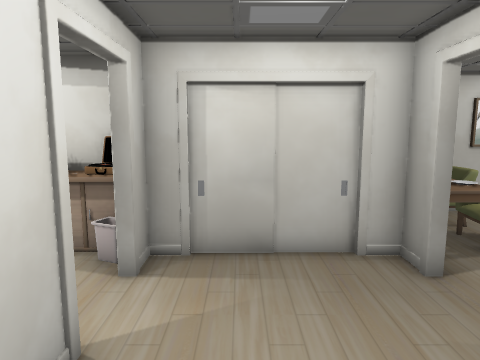
view 1 (above)

23 first-person views from a walk through a scene from a Unity 3-D project. The camera is 1.4 m above the floor, tilts 8° down and sees 70° across. The floor is counted in squares, 0.5 m on a side. Each view is taken from the middle of a square. On the plan, view 1 faces up. The plan holds only what a view shows up to about 20 squares ahead; the rest is blank. The place goes on beyond the plan. The player is left out. Some animated figures are left out.

view 2
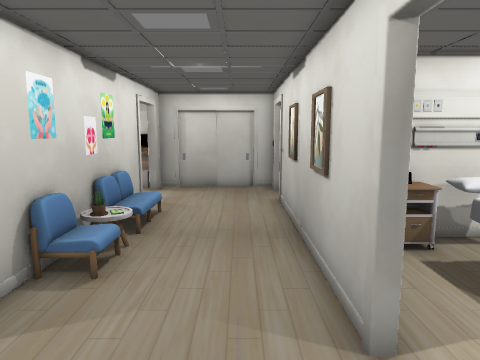

view 3
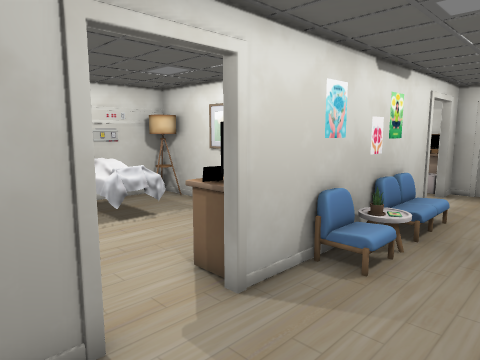

view 4
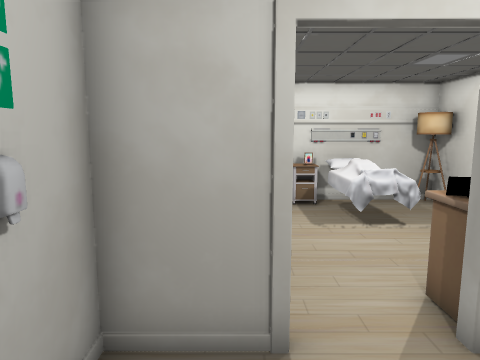

view 5
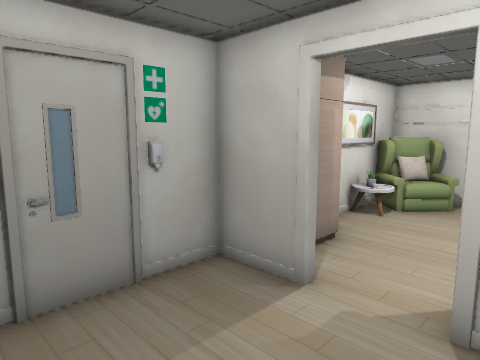

view 6
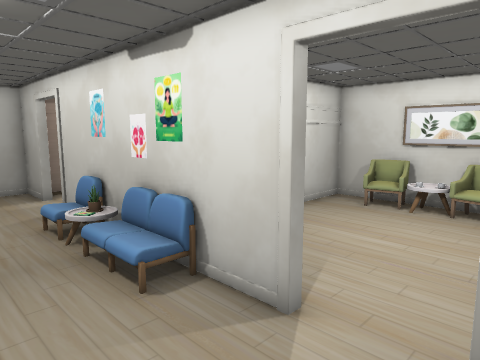

view 7
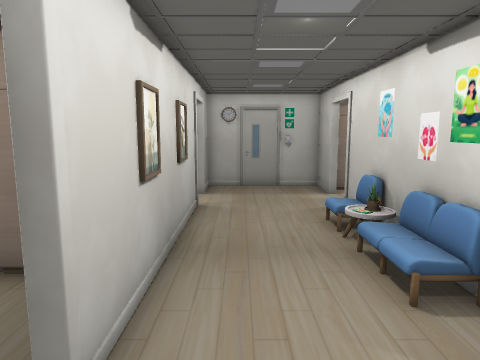

view 8
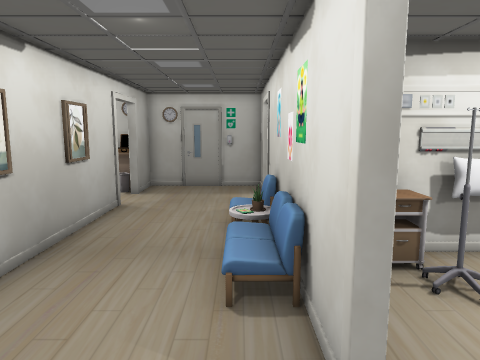

view 9
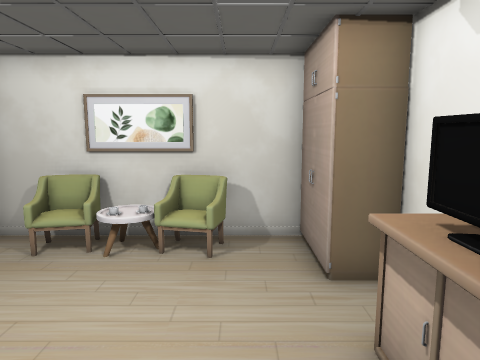

view 10
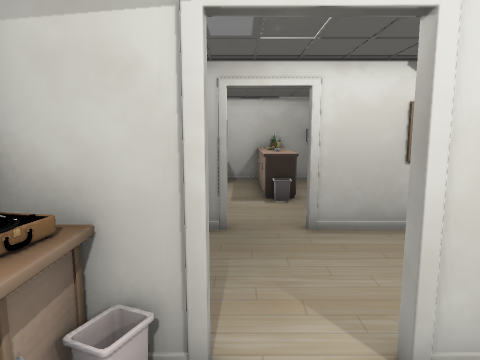

view 11
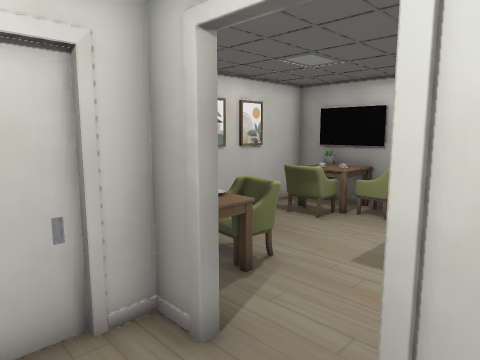

view 12
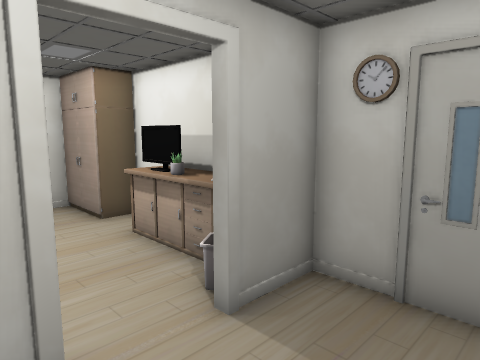

view 13
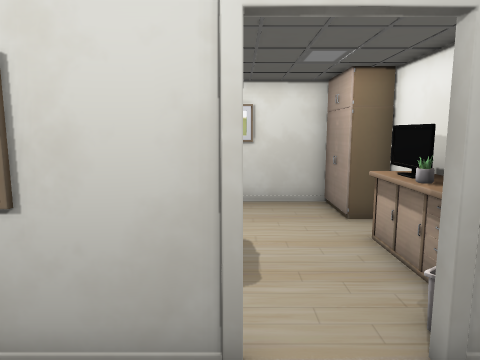

view 14
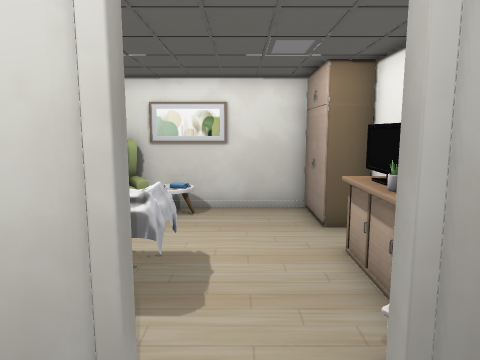

view 15
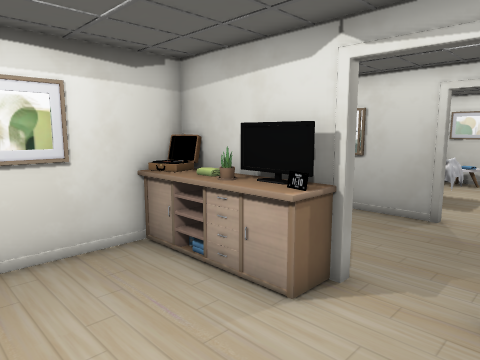

view 16
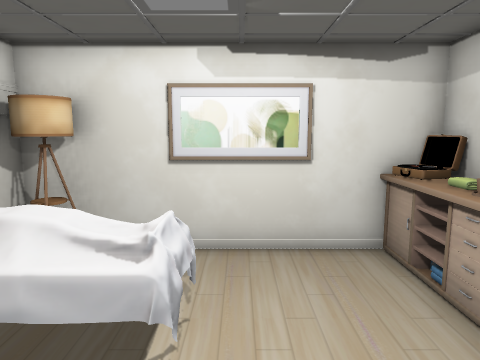

view 17
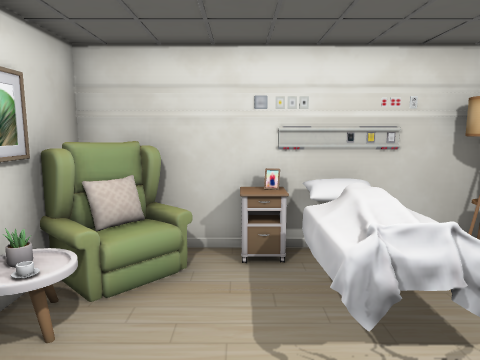

view 18
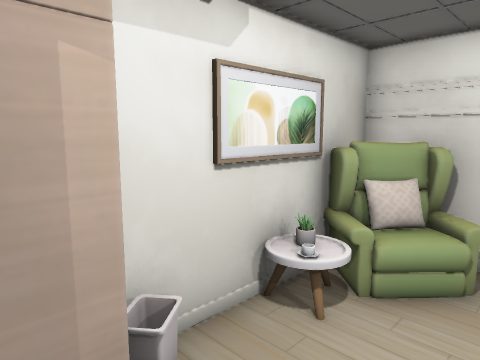

view 19
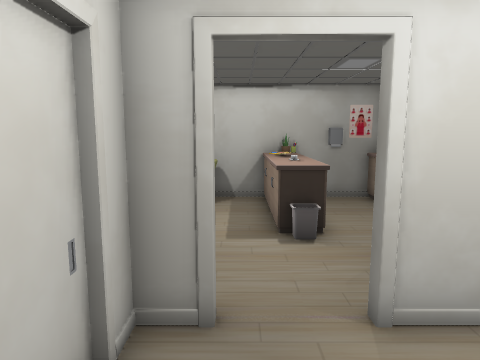

view 20
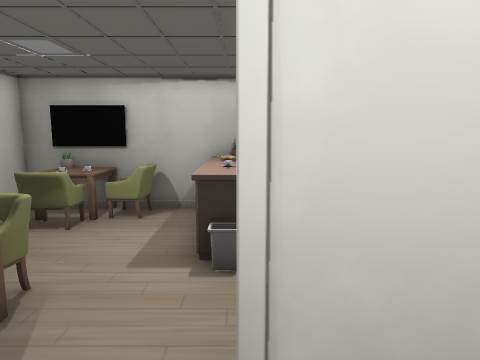

view 21
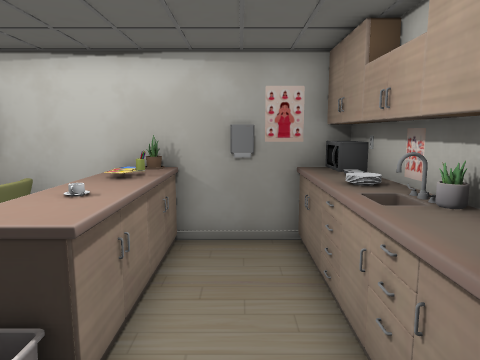

view 22
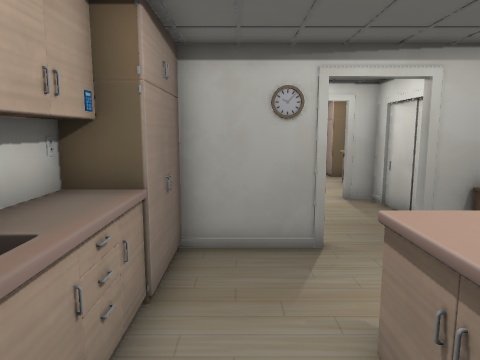

view 23
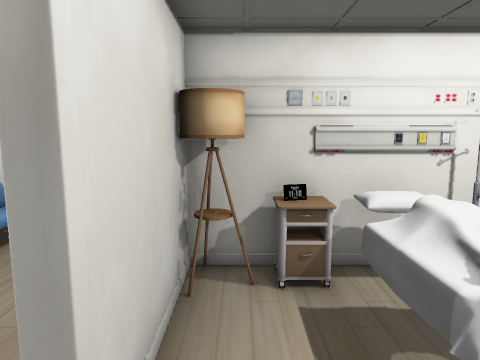

### Floor plan
Key: @ floor where view 1 was taken; # wall or solid block; . floor; = window, fence, low wall or low ledge; O other object.
Columns run from 12 left of view 1 to 14 right of it. Each row starts with its distance up from view 1.
 12                     #####
 11                    #   .#
 10                    # .=##
  9    ########      ###..#####
  8 ####.=##############....###
  7 ##...     #.... #  ..... O#
  6 ##........................#
  5 ###.................#=====#
  4 #  .......#.....#...#O#####
  3 #O........#.....#....    ##
  2 #  .......#.....#........#
  1 ##O...    #O....##########
  0 #.... ##= OO@...##########
 -1 ##########O.....##########
 -2 ##......=##O....##=###   #
 -3 #.......O##O....#..##O   #
 -4 ##O#=...###.....#..=# ..  #
 -5 ####=...=##.....#..=#=..O #
 -6 ##==#...###.....#.. # ....#
 -7 ##........................#
 -8 ##........................#
 -9 #=O....####.....######.####
-10 ###  . ####.....#####=.#
-11 #######   ##############

Positions as (right, up) in squares from view 1, and headings:
1: (0, 0), facing up
2: (2, -10), facing up
3: (2, -10), facing up-left
4: (2, -9), facing left
5: (3, -5), facing down-left
6: (2, 7), facing down-left
7: (2, 7), facing down
8: (-1, 7), facing down
9: (-3, 6), facing left
10: (-6, 6), facing right
11: (1, 3), facing up-right
12: (0, -5), facing down-right
13: (0, -6), facing right
14: (1, -7), facing right
15: (-8, -9), facing up-right
16: (-7, -9), facing up
17: (-4, -7), facing left
18: (-4, -7), facing down-left
19: (-1, 6), facing right
20: (1, 4), facing right
21: (5, 2), facing right
22: (12, 2), facing left
23: (5, -8), facing up
